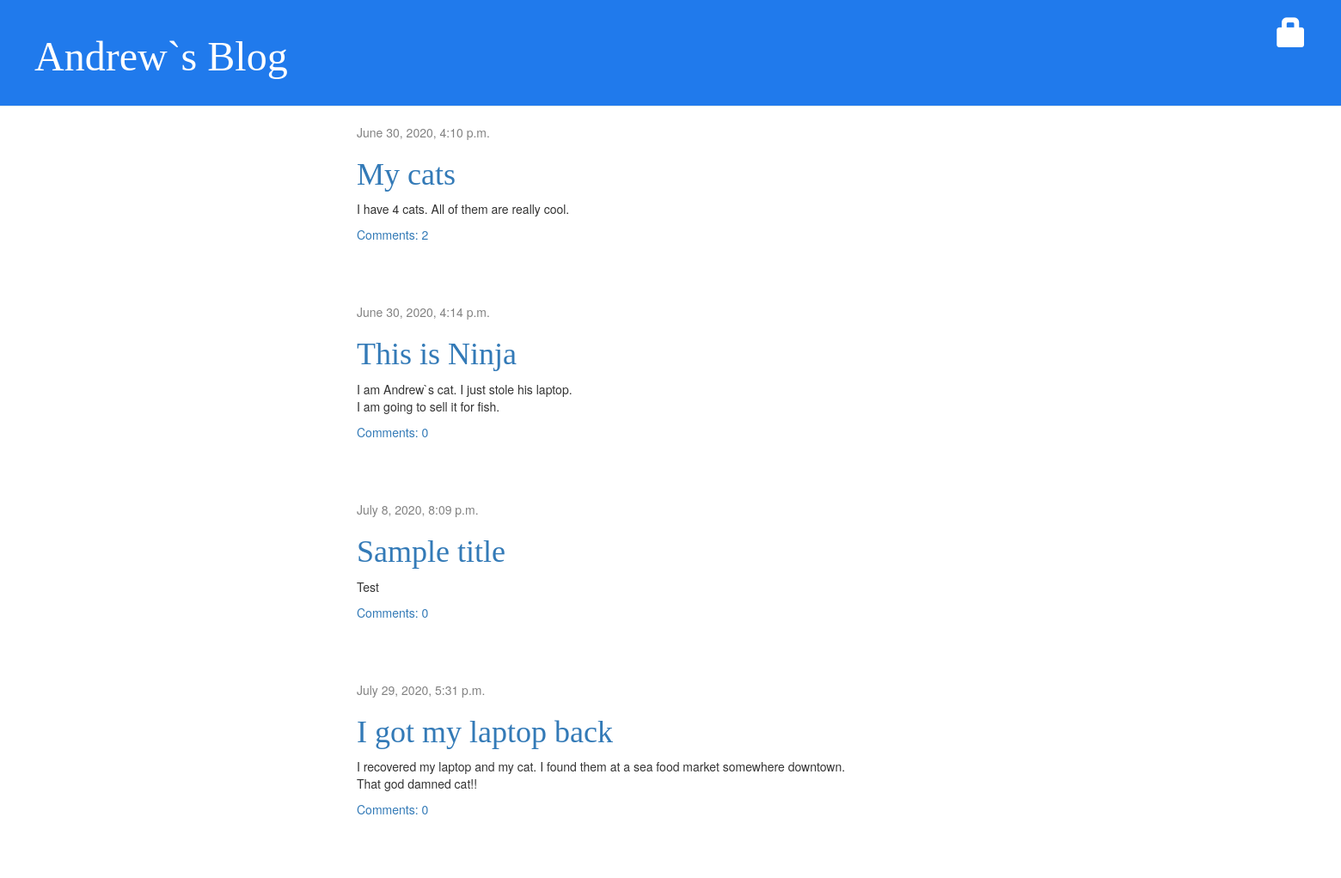
Before: / with the older database file.
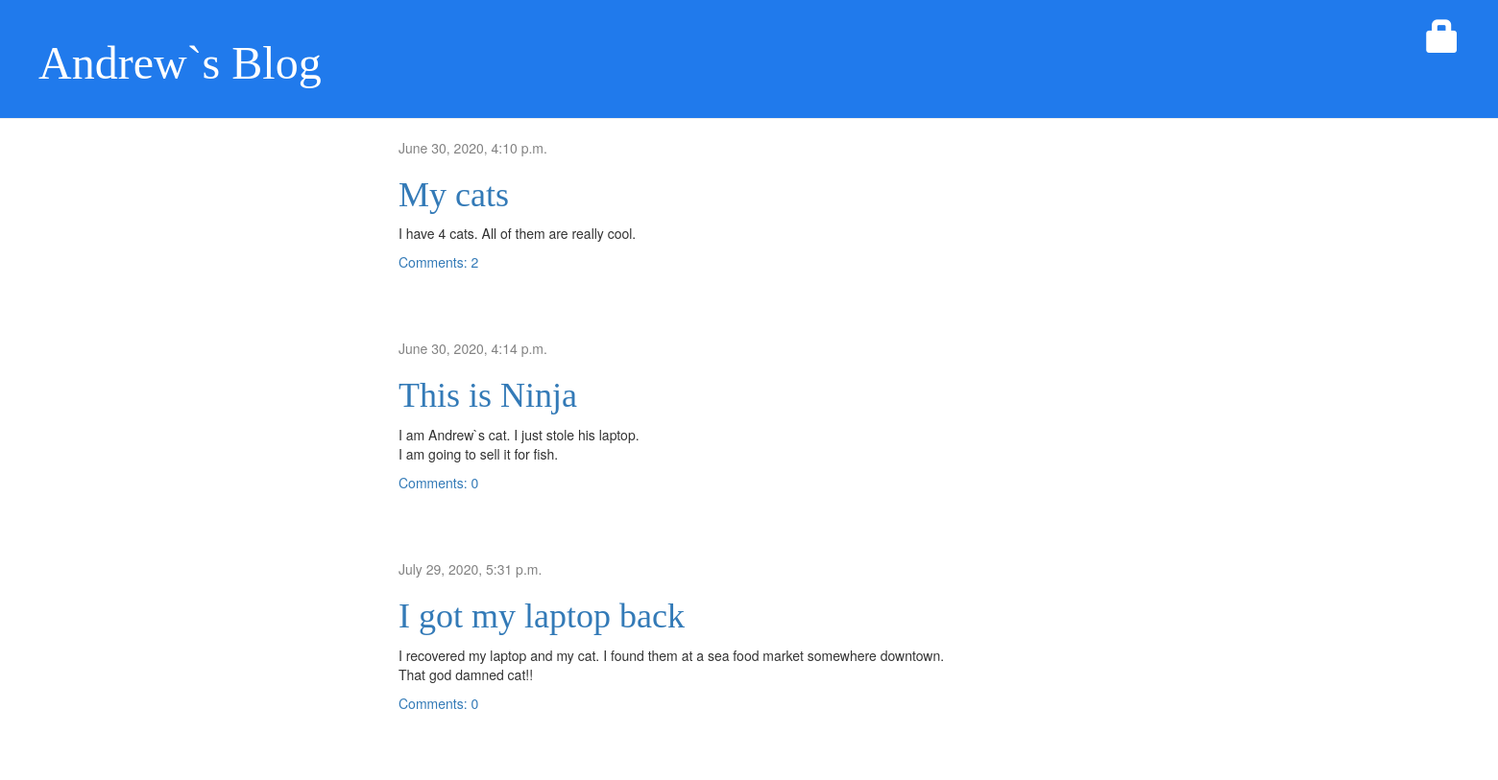
After: the same page with the newer database file.
### blog/models.py (models this page shows, shortened)
class Post(models.Model):
    author = models.ForeignKey(settings.AUTH_USER_MODEL, on_delete=models.CASCADE)
    title = models.CharField(max_length=200)
    text = models.TextField()
    created_date = models.DateTimeField(default=timezone.now)
    published_date = models.DateTimeField(blank=True, null=True)

### blog/views.py (the view)
# urls.py: path('', views.post_list, name='post_list'),
def post_list(request):
    posts = Post.objects.filter(published_date__lte=timezone.now()).order_by('published_date')
    return render(request, 'blog/post_list.html', {'posts': posts})

### blog/templates/blog/post_list.html
{% extends 'blog/base.html' %}
{% block content %}
    {% for post in posts %}
        <div class="post">
            <div class="date">
                {{ post.published_date }}
            </div>
            <h1><a href="{% url 'post_detail' pk=post.pk %}">{{ post.title }}</a></h1>
            <p>{{ post.text|linebreaksbr }}</p>
            <a href="{% url 'post_detail' pk=post.pk %}">Comments: {{ post.comments.count }}</a>
        </div>
    {% endfor %}
{% endblock content %}

Changed rows visible on the page:
removed Post: published_date "July 8, 2020, 8:09 p.m.", title "Sample title", text "Test", comments.count "0"
